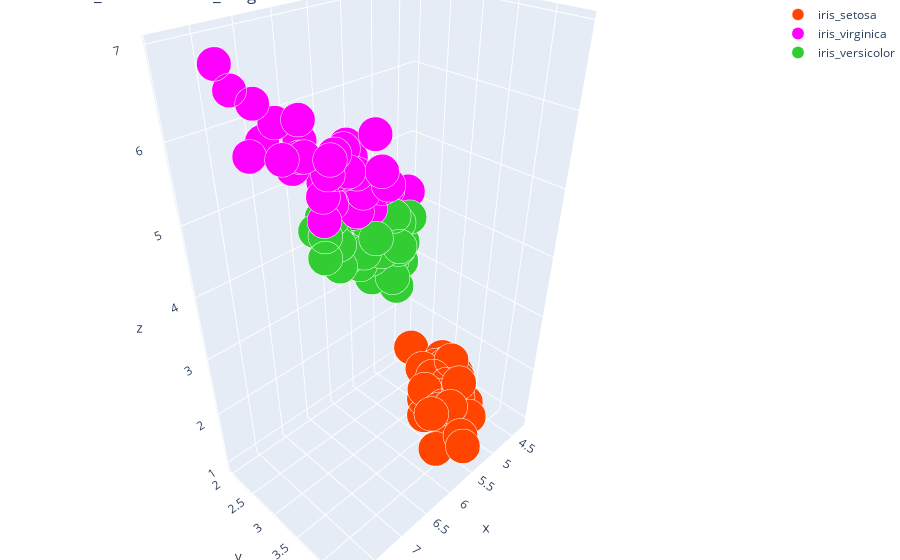

Notebook code cell kept with this figure:
### Code cell
#trace1
iris_setosa=df.loc[(df['class']=="Iris-setosa"),:]
iris_virginica=df.loc[(df['class']=="Iris-virginica"),:]
iris_versicolor=df.loc[(df['class']=="Iris-versicolor"),:]
trace1=go.Scatter3d(
    x=iris_setosa['sepal-length'],
    y=iris_setosa['sepal-width'],
    z=iris_setosa['petal-length'],
    mode='markers',
    name="iris_setosa",
    marker=dict(
        color='#FF4500',
        size=12,
        line=dict(
            color='#FFFFFF',
            width=0.5
        )
    )
)

#trace2
trace2=go.Scatter3d(
    x=iris_virginica['sepal-length'],
    y=iris_virginica['sepal-width'],
    z=iris_virginica['petal-length'],
    mode='markers',
    name="iris_virginica",
    marker=dict(
        color='#FF00FF',
        size=12,
        line=dict(
            color='#FFFFFF',
            width=0.1
        )
    )
)

trace3=go.Scatter3d(
    x=iris_versicolor['sepal-length'],
    y=iris_versicolor['sepal-width'],
    z=iris_versicolor['petal-length'],
    mode='markers',
    name="iris_versicolor",
    marker=dict(
        color='#32CD32',
        size=12,
        line=dict(
            color='#FFFFFF',
            width=0.1
        )
    )
)
data=[trace1,trace2,trace3]
layout=go.Layout(
    title='3D iris_setosa and iris_verginica',
    margin=dict(
        l=0,
        r=0,
        b=0,
        t=0
    )
)
fig=go.Figure(data=data, layout=layout)
iplot(fig)

### Figure 1 — Plotly figure (JSON) as saved in the notebook; plotly's stock layout.template omitted (floating-point values rounded to 4 significant figures)
{"data": [{"marker": {"color": "#FF4500", "line": {"color": "#FFFFFF", "width": 0.5}, "size": 12}, "mode": "markers", "name": "iris_setosa", "type": "scatter3d", "x": [5.1, 4.9, 4.7, 4.6, 5, 5.4, 4.6, 5, 4.4, 4.9, 5.4, 4.8, 4.8, 4.3, 5.8, 5.7, 5.4, 5.1, 5.7, 5.1, 5.4, 5.1, 4.6, 5.1, 4.8, 5, 5, 5.2, 5.2, 4.7, 4.8, 5.4, 5.2, 5.5, 4.9, 5, 5.5, 4.9, 4.4, 5.1, 5, 4.5, 4.4, 5, 5.1, 4.8, 5.1, 4.6, 5.3, 5], "y": [3.5, 3, 3.2, 3.1, 3.6, 3.9, 3.4, 3.4, 2.9, 3.1, 3.7, 3.4, 3, 3, 4, 4.4, 3.9, 3.5, 3.8, 3.8, 3.4, 3.7, 3.6, 3.3, 3.4, 3, 3.4, 3.5, 3.4, 3.2, 3.1, 3.4, 4.1, 4.2, 3.1, 3.2, 3.5, 3.1, 3, 3.4, 3.5, 2.3, 3.2, 3.5, 3.8, 3, 3.8, 3.2, 3.7, 3.3], "z": [1.4, 1.4, 1.3, 1.5, 1.4, 1.7, 1.4, 1.5, 1.4, 1.5, 1.5, 1.6, 1.4, 1.1, 1.2, 1.5, 1.3, 1.4, 1.7, 1.5, 1.7, 1.5, 1, 1.7, 1.9, 1.6, 1.6, 1.5, 1.4, 1.6, 1.6, 1.5, 1.5, 1.4, 1.5, 1.2, 1.3, 1.5, 1.3, 1.5, 1.3, 1.3, 1.3, 1.6, 1.9, 1.4, 1.6, 1.4, 1.5, 1.4]}, {"marker": {"color": "#FF00FF", "line": {"color": "#FFFFFF", "width": 0.1}, "size": 12}, "mode": "markers", "name": "iris_virginica", "type": "scatter3d", "x": [6.3, 5.8, 7.1, 6.3, 6.5, 7.6, 4.9, 7.3, 6.7, 7.2, 6.5, 6.4, 6.8, 5.7, 5.8, 6.4, 6.5, 7.7, 7.7, 6, 6.9, 5.6, 7.7, 6.3, 6.7, 7.2, 6.2, 6.1, 6.4, 7.2, 7.4, 7.9, 6.4, 6.3, 6.1, 7.7, 6.3, 6.4, 6, 6.9, 6.7, 6.9, 5.8, 6.8, 6.7, 6.7, 6.3, 6.5, 6.2, 5.9], "y": [3.3, 2.7, 3, 2.9, 3, 3, 2.5, 2.9, 2.5, 3.6, 3.2, 2.7, 3, 2.5, 2.8, 3.2, 3, 3.8, 2.6, 2.2, 3.2, 2.8, 2.8, 2.7, 3.3, 3.2, 2.8, 3, 2.8, 3, 2.8, 3.8, 2.8, 2.8, 2.6, 3, 3.4, 3.1, 3, 3.1, 3.1, 3.1, 2.7, 3.2, 3.3, 3, 2.5, 3, 3.4, 3], "z": [6, 5.1, 5.9, 5.6, 5.8, 6.6, 4.5, 6.3, 5.8, 6.1, 5.1, 5.3, 5.5, 5, 5.1, 5.3, 5.5, 6.7, 6.9, 5, 5.7, 4.9, 6.7, 4.9, 5.7, 6, 4.8, 4.9, 5.6, 5.8, 6.1, 6.4, 5.6, 5.1, 5.6, 6.1, 5.6, 5.5, 4.8, 5.4, 5.6, 5.1, 5.1, 5.9, 5.7, 5.2, 5, 5.2, 5.4, 5.1]}, {"marker": {"color": "#32CD32", "line": {"color": "#FFFFFF", "width": 0.1}, "size": 12}, "mode": "markers", "name": "iris_versicolor", "type": "scatter3d", "x": [7, 6.4, 6.9, 5.5, 6.5, 5.7, 6.3, 4.9, 6.6, 5.2, 5, 5.9, 6, 6.1, 5.6, 6.7, 5.6, 5.8, 6.2, 5.6, 5.9, 6.1, 6.3, 6.1, 6.4, 6.6, 6.8, 6.7, 6, 5.7, 5.5, 5.5, 5.8, 6, 5.4, 6, 6.7, 6.3, 5.6, 5.5, 5.5, 6.1, 5.8, 5, 5.6, 5.7, 5.7, 6.2, 5.1, 5.7], "y": [3.2, 3.2, 3.1, 2.3, 2.8, 2.8, 3.3, 2.4, 2.9, 2.7, 2, 3, 2.2, 2.9, 2.9, 3.1, 3, 2.7, 2.2, 2.5, 3.2, 2.8, 2.5, 2.8, 2.9, 3, 2.8, 3, 2.9, 2.6, 2.4, 2.4, 2.7, 2.7, 3, 3.4, 3.1, 2.3, 3, 2.5, 2.6, 3, 2.6, 2.3, 2.7, 3, 2.9, 2.9, 2.5, 2.8], "z": [4.7, 4.5, 4.9, 4, 4.6, 4.5, 4.7, 3.3, 4.6, 3.9, 3.5, 4.2, 4, 4.7, 3.6, 4.4, 4.5, 4.1, 4.5, 3.9, 4.8, 4, 4.9, 4.7, 4.3, 4.4, 4.8, 5, 4.5, 3.5, 3.8, 3.7, 3.9, 5.1, 4.5, 4.5, 4.7, 4.4, 4.1, 4, 4.4, 4.6, 4, 3.3, 4.2, 4.2, 4.2, 4.3, 3, 4.1]}], "layout": {"margin": {"b": 0, "l": 0, "r": 0, "t": 0}, "title": {"text": "3D iris_setosa and iris_verginica"}}}
